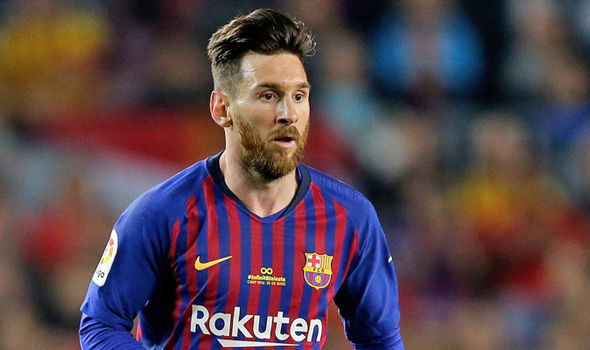
#> input picture open cv/messi.jpg, 590 x 350 px, found by its file name
$ python image_transpose.py
#> lines starting #> are read from the running program, lines starting #| are printed output that depends on the picture
import cv2
import numpy as np
image=cv2.imread('messi.jpg')
#> image is the input picture: shape (350, 590, 3); mean B, G, R 76.1, 68.3, 88.1
transpose_image=cv2.transpose(image)
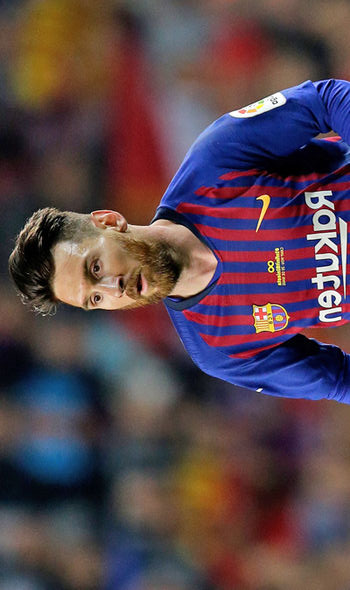
#> transpose_image: shape (590, 350, 3); mean B, G, R 76.1, 68.3, 88.1
cv2.imshow("original",image)
cv2.imshow("Transposed image",transpose_image)
cv2.waitKey(0)
cv2.destroyAllWindows()
